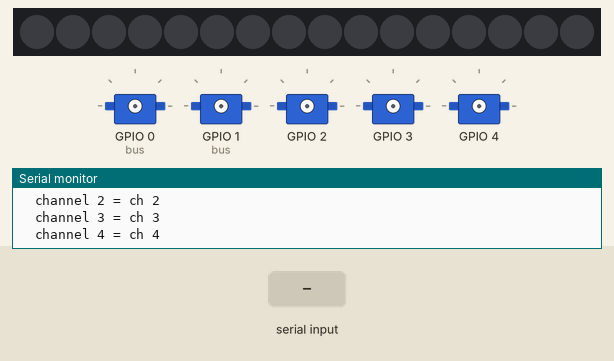
This program was run on a simulated ESP32. On the bench: 16 RGB LEDs in strip order, left to right, 5 × servo, the last lines printed to the serial monitor. Wiring (inferred from the names in the program): PCA9685 PWM driver at I2C address 0x40. The test bench sets the inputs (shaded band). Servo pulses on a pin are drawn as a servo (544–2400 µs = 0–180°).

Above: at 1.7 s.
1.8 s: "t\n" received over Serial
At 2.63 s:
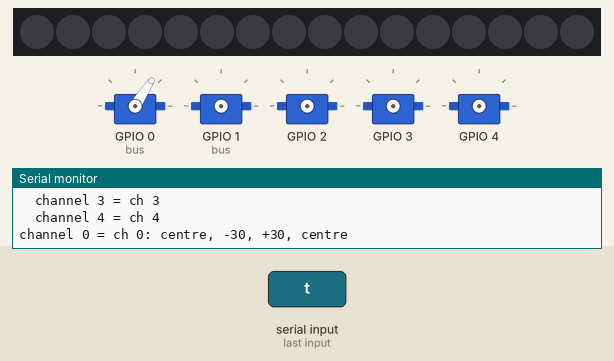
At 3.7 s:
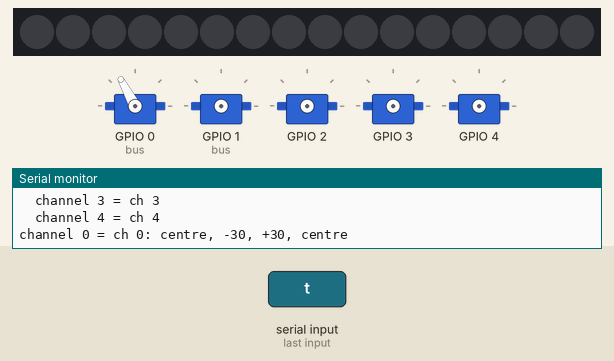
Timing chart, 0 to 16.7 s (numbered marks = the images above; inputs shaded):
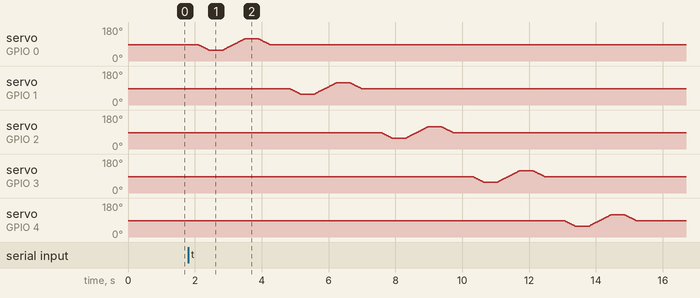

The program:

main.cpp
```cpp
// ServoTest - test up to 16 servos on a PCA9685 with a plain ESP32 (USB-C dev board).
// Control it from the serial monitor (115200 baud). Servos do NOT move at power-on.
//
// Wiring (see README.md):  ESP32 3V3 -> PCA9685 VCC,  GND -> GND,  GPIO21 -> SDA,  GPIO22 -> SCL
//                          separate 5-6 V supply -> PCA9685 V+ (green terminal), its GND joined with ESP32 GND
#include <Arduino.h>
#include <Wire.h>

// ---------------- settings ----------------
#ifndef PIN_SDA_CFG
#define PIN_SDA_CFG 21
#define PIN_SCL_CFG 22
#endif
static int PIN_SDA = PIN_SDA_CFG;           // may be swapped automatically if nothing answers
static int PIN_SCL = PIN_SCL_CFG;
static const uint8_t PCA_ADDR = 0x40;
#ifdef CHIKU_MAP
// Chiku robot wiring (PCA9685 channel numbers as printed on the board)
static const uint8_t TEST_CH[] = {1, 2, 3, 4, 5};
static const char* const NAMES[] = {"right foot", "right hip", "left foot", "left hip", "neck"};
#else
static const uint8_t TEST_CH[] = {0, 1, 2, 3, 4};
static const char* const NAMES[] = {"ch 0", "ch 1", "ch 2", "ch 3", "ch 4"};
#endif
static const int SERVO_COUNT = sizeof(TEST_CH);
static const int SWING = 30;              // test swing around the centre (degrees): gentle on the legs
static const int US_MIN = 500;            // pulse at 0 deg   (SG90 / MG90S: 500)
static const int US_MAX = 2400;           // pulse at 180 deg (SG90 / MG90S: 2400)
static const int SAFE_MIN = 20;           // test routines stay inside this angle range
static const int SAFE_MAX = 160;
static const float SPEED_DPS = 90.f;      // speed limit of every move (degrees per second)

// ---------------- PCA9685 ----------------
static const uint8_t MODE1 = 0x00, PRESCALE = 0xFE, LED0_ON_L = 0x06;
static bool chipOk = false;

static bool write8(uint8_t reg, uint8_t v) {
  Wire.beginTransmission(PCA_ADDR);
  Wire.write(reg); Wire.write(v);
  return Wire.endTransmission() == 0;
}

static bool chipInit() {
  if (!write8(MODE1, 0x10)) return false;          // sleep, so we may set the prescaler
  write8(PRESCALE, 121);                           // 25 MHz / (4096 * 50 Hz) - 1 = 121 -> 50 Hz
  write8(MODE1, 0x20);                             // wake, auto-increment
  delay(5);
  write8(MODE1, 0xA0);                             // restart
  return true;
}

static void pwmRaw(uint8_t ch, uint16_t on, uint16_t off) {
  Wire.beginTransmission(PCA_ADDR);
  Wire.write(LED0_ON_L + 4 * ch);
  Wire.write(on & 255); Wire.write(on >> 8);
  Wire.write(off & 255); Wire.write(off >> 8);
  Wire.endTransmission();
}

static void pulseUs(uint8_t ch, int us) {          // 20000 us period / 4096 steps
  pwmRaw(ch, 0, (uint16_t)(us * 4096L / 20000L));
}

static void channelOff(uint8_t ch) { pwmRaw(ch, 0, 0x1000); }   // "full off": servo goes limp

// ---------------- servo state ----------------
static float curDeg[16];
static bool known[16];                              // false until first command

static int degToUs(float d) { return US_MIN + (int)((US_MAX - US_MIN) * d / 180.f + 0.5f); }

// Move one servo smoothly (blocking) at SPEED_DPS. The first move after boot jumps to the start angle.
static void moveTo(uint8_t ch, float target) {
  target = constrain(target, 0.f, 180.f);
  if (!known[ch]) { known[ch] = true; curDeg[ch] = target; pulseUs(ch, degToUs(target)); return; }
  float step = SPEED_DPS * 0.02f;                   // 20 ms per tick
  while (fabsf(target - curDeg[ch]) > step) {
    curDeg[ch] += (target > curDeg[ch]) ? step : -step;
    pulseUs(ch, degToUs(curDeg[ch]));
    delay(20);
  }
  curDeg[ch] = target;
  pulseUs(ch, degToUs(target));
}

// ---------------- commands ----------------
static void scan() {
  Serial.println("I2C scan:");
  int n = 0;
  for (uint8_t a = 1; a < 127; a++) {
    Wire.beginTransmission(a);
    if (Wire.endTransmission() == 0) { Serial.printf("  found 0x%02X%s\n", a, a == PCA_ADDR ? "  <- PCA9685" : a == 0x70 ? "  (all-call)" : ""); n++; }
  }
  if (!n) Serial.println("  nothing found: check SDA/SCL wires, 3V3 on VCC, common GND");
}

// 'x': try every SDA/SCL pair among the free GPIOs and report any I2C device that answers.
static void pinHunt() {
  static const int P[] = {1, 2, 3, 13, 16, 17, 18, 21, 43, 44, 46, 47, 48};
  Serial.println("pin hunt: trying every SDA/SCL pair on the free GPIOs (takes ~30 s)...");
  int found = 0;
  for (int a : P) for (int b : P) {
    if (a == b) continue;
    Wire.end();
    if (!Wire.begin(a, b, 100000)) continue;
    Wire.setTimeOut(5);
    for (uint8_t ad : {0x40, 0x41, 0x60, 0x70}) {
      Wire.beginTransmission(ad);
      if (Wire.endTransmission() == 0) { Serial.printf("  device 0x%02X with SDA=GPIO%d SCL=GPIO%d\n", ad, a, b); found++; }
    }
  }
  Wire.end();
  Wire.begin(PIN_SDA, PIN_SCL, 400000);
  Serial.printf("pin hunt done: %d hit(s)%s\n", found, found ? "" : " (no device on any pair: check power/GND/wires)");
}

static void help() {
  Serial.println(
      "\nServoTest commands\n"
      "  h            this help\n"
      "  s            scan the I2C bus (PCA9685 should be at 0x40)\n"
      "  x            hunt: try every SDA/SCL pair on the free GPIOs\n"
      "  c            centre all servos (90 deg), one after another\n"
      "  a <ch> <deg> move one servo, e.g. 'a 2 45'\n"
      "  p <ch> <us>  raw pulse in microseconds (500..2400), e.g. 'p 0 1500'\n"
      "  t            test: each servo in turn 90 -> 45 -> 135 -> 90\n"
      "  w            sweep: all servos together between 45 and 135, 3 times\n"
      "  o            all outputs off (servos go limp)\n"
      "Channels: 0 .. 15 on the PCA9685.");
  Serial.println("Test set:");
  for (int i = 0; i < SERVO_COUNT; i++) Serial.printf("  channel %d = %s\n", TEST_CH[i], NAMES[i]);
}

static void centreAll() {
  for (int i = 0; i < SERVO_COUNT; i++) { moveTo(TEST_CH[i], 90); delay(150); }   // staggered: no current spike
  Serial.println("centred");
}

static void testEach() {
  for (int i = 0; i < SERVO_COUNT; i++) {
    const uint8_t c = TEST_CH[i];
    Serial.printf("channel %d = %s: centre, -%d, +%d, centre\n", c, NAMES[i], SWING, SWING);
    moveTo(c, 90); delay(300);
    moveTo(c, 90 - SWING); delay(400);
    moveTo(c, 90 + SWING); delay(400);
    moveTo(c, 90); delay(300);
    channelOff(c); known[c] = false;
  }
  Serial.println("test done");
}

static void sweepAll() {
  for (int r = 0; r < 3; r++) {
    for (int i = 0; i < SERVO_COUNT; i++) moveTo(TEST_CH[i], 90 - SWING);
    for (int i = 0; i < SERVO_COUNT; i++) moveTo(TEST_CH[i], 90 + SWING);
  }
  centreAll();
}

static void allOff() {
  for (int i = 0; i < 16; i++) { channelOff(i); known[i] = false; }
  Serial.println("outputs off");
}

static void handle(String line) {
  line.trim();
  if (!line.length()) return;
  char cmd = line[0];
  int a = 0, b = 0;
  int n = sscanf(line.c_str() + 1, "%d %d", &a, &b);
  if (!chipOk && cmd != 's' && cmd != 'h' && cmd != 'x') { Serial.println("PCA9685 not found: run 's' and check wiring"); return; }
  switch (cmd) {
    case 'h': help(); break;
    case 's': scan(); break;
    case 'x': pinHunt(); break;
    case 'c': centreAll(); break;
    case 'a':
      if (n < 2 || a < 0 || a > 15) { Serial.println("usage: a <ch 0-15> <deg 0-180>"); break; }
      moveTo(a, b); Serial.printf("servo %d -> %d deg\n", a, b); break;
    case 'p':
      if (n < 2 || a < 0 || a > 15 || b < 400 || b > 2600) { Serial.println("usage: p <ch 0-15> <us 400-2600>"); break; }
      pulseUs(a, b); known[a] = false; Serial.printf("servo %d pulse %d us\n", a, b); break;
    case 't': testEach(); break;
    case 'w': sweepAll(); break;
    case 'o': allOff(); break;
    default: Serial.println("unknown command, 'h' for help");
  }
}

void setup() {
  Serial.begin(115200);
  delay(500);
  Wire.begin(PIN_SDA, PIN_SCL, 400000);
  chipOk = chipInit();
  if (!chipOk) {                                    // wires swapped? try the other way round
    Wire.end();
    Wire.begin(PIN_SCL, PIN_SDA, 400000);
    if (chipInit()) { chipOk = true; int t = PIN_SDA; PIN_SDA = PIN_SCL; PIN_SCL = t;
                      Serial.println("NOTE: SDA and SCL are swapped on your wiring (works this way round)"); }
    else { Wire.end(); Wire.begin(PIN_SDA, PIN_SCL, 400000); }
  }
  Serial.printf("\nServoTest: SDA=GPIO%d SCL=GPIO%d, PCA9685 0x%02X %s\n", PIN_SDA, PIN_SCL, PCA_ADDR,
                chipOk ? "found" : "NOT FOUND");
  if (chipOk) for (int i = 0; i < 16; i++) channelOff(i);   // start with every servo limp
  help();
}

void loop() {
  static String line;
  while (Serial.available()) {
    char c = Serial.read();
    if (c == '\n' || c == '\r') { handle(line); line = ""; }
    else if (line.length() < 40) line += c;
  }
}
```
